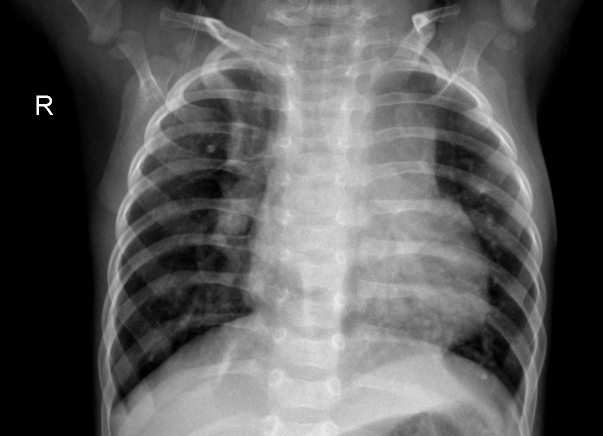
#> input picture LAB_02/Task_1_Chest_XRay/data/sample_xray.jpeg, 1206 x 871 px, found by its file name (shown at 1/2 size)
$ jupyter execute 'Q1_Image_Transformations (1).ipynb'
#> lines starting #> are read from the running program, lines starting #| are printed output that depends on the picture; after the words box and inside, x2 and y2 are one past the last pixel; in counts of white or black regions, pixels touching at a corner belong together; long printed decimals are rounded
# Q1: Image Transformations

[cell 1]
import cv2, numpy as np, matplotlib.pyplot as plt
from google.colab import files
plt.rcParams['figure.dpi'] = 100

def show(img, title="", ax=None, grid=False):
    ax = ax or plt.gca()
    ax.imshow(cv2.cvtColor(img, cv2.COLOR_BGR2RGB))
    ax.set_title(title)
    if grid: ax.grid(True, alpha=0.4)
    else: ax.axis('off')

def to3(M):
    # 2x3 affine matrix -> 3x3 homogeneous matrix
    return np.vstack([M, [0, 0, 1]]).astype(np.float64)

[cell 2]
img = None
try:
    up = files.upload()
#> the answer given: sample_xray.jpeg
    if up:
        img = cv2.imread(list(up.keys())[0])
#> img is the input picture: shape (871, 1206, 3); min 0, max 255, mean 89.7
except Exception as e:
    print("No upload:", e)

if img is None:
    from skimage import data
    img = cv2.cvtColor(data.astronaut(), cv2.COLOR_RGB2BGR)
    print("Using sample image")

# resize to a manageable size
scale = 400 / max(img.shape[:2])
#> scale = 0.332
img = cv2.resize(img, None, fx=scale, fy=scale)
#> img: shape (289, 400, 3)
h, w = img.shape[:2]
#> h = 289; w = 400
plt.figure(figsize=(4,4)); show(img, f"Original {w}x{h}"); plt.show()

## (a) 2D transformations: translation, rotation, scaling, shearing
Each is a 3x3 matrix applied to pixel coordinates. All results are drawn on a larger canvas with axes so you can see the **position and shape** change.

[cell 3]
margin = 0.4
W2, H2 = int(w*(1+2*margin)), int(h*(1+2*margin))
#> W2 = 720; H2 = 520
T0 = np.array([[1,0,margin*w],[0,1,margin*h],[0,0,1]], float)   # puts the image in the middle of the canvas
#> T0 = [[1, 0, 160], [0, 1, 115.6], [0, 0, 1]]

def apply(M3):
    return cv2.warpAffine(img, (T0 @ M3)[:2], (W2, H2), borderValue=(60,60,60))

cx, cy = w/2, h/2
#> cx = 200
transforms = {
 "Original":            np.eye(3),
 "Translation (60,40)": np.array([[1,0,60],[0,1,40],[0,0,1]], float),
 "Rotation 30 deg":     to3(cv2.getRotationMatrix2D((cx,cy), 30, 1.0)),
 "Scaling 0.6x":        to3(cv2.getRotationMatrix2D((cx,cy), 0, 0.6)),
 "Scaling 1.3x":        to3(cv2.getRotationMatrix2D((cx,cy), 0, 1.3)),
 "Shear in x (0.4)":    np.array([[1,0.4,-0.4*cy],[0,1,0],[0,0,1]], float),
 "Shear in y (0.3)":    np.array([[1,0,0],[0.3,1,-0.3*cx],[0,0,1]], float),
}
fig, axes = plt.subplots(2, 4, figsize=(18, 8))
for ax, (name, M) in zip(axes.ravel(), transforms.items()):
    show(apply(M), name, ax, grid=True)
axes.ravel()[-1].axis('off')
plt.tight_layout(); plt.show()
#> after `plt.tight_layout()`:
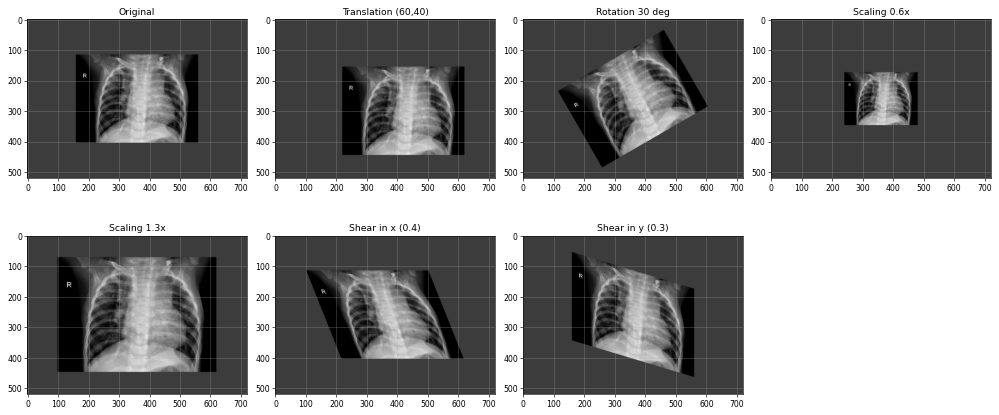
#> figure drawn by matplotlib, 7 panels

**Observation:** translation only moves the image; rotation turns it (shape/size preserved); scaling changes size; shearing slants it so rectangles become parallelograms (angles change, but the image is still a flat 2D shape).

## (b) 3D transformation (cube rotated / moved along x, y, z)
A cube is rotated about each axis and translated along x, y, z using 4x4 homogeneous matrices.

[cell 4]
from mpl_toolkits.mplot3d.art3d import Poly3DCollection

V = np.array([[x,y,z] for x in (-1,1) for y in (-1,1) for z in (-1,1)], float)
faces_idx = [[0,1,3,2],[4,5,7,6],[0,1,5,4],[2,3,7,6],[0,2,6,4],[1,3,7,5]]

def Rx(a): a=np.radians(a); return np.array([[1,0,0,0],[0,np.cos(a),-np.sin(a),0],[0,np.sin(a),np.cos(a),0],[0,0,0,1]])
def Ry(a): a=np.radians(a); return np.array([[np.cos(a),0,np.sin(a),0],[0,1,0,0],[-np.sin(a),0,np.cos(a),0],[0,0,0,1]])
def Rz(a): a=np.radians(a); return np.array([[np.cos(a),-np.sin(a),0,0],[np.sin(a),np.cos(a),0,0],[0,0,1,0],[0,0,0,1]])
def Tr(tx,ty,tz): M=np.eye(4); M[:3,3]=[tx,ty,tz]; return M

def transform(M):
    Vh = np.hstack([V, np.ones((8,1))])
    return (M @ Vh.T).T[:, :3]

cases = {
 "Original": np.eye(4),
 "Rotate X 45°": Rx(45),
 "Rotate Y 45°": Ry(45),
 "Rotate Z 45°": Rz(45),
 "Translate (3,2,1)": Tr(3,2,1),
 "Rx45 · Ry30 · Rz20 + move": Tr(3,2,1) @ Rz(20) @ Ry(30) @ Rx(45),
}
fig = plt.figure(figsize=(18,10))
for i,(name,M) in enumerate(cases.items(),1):
    ax = fig.add_subplot(2,3,i, projection='3d')
    ref = transform(np.eye(4))
    ax.add_collection3d(Poly3DCollection([ref[f] for f in faces_idx], alpha=0.08, facecolor='gray', edgecolor='gray'))
    P = transform(M)
    ax.add_collection3d(Poly3DCollection([P[f] for f in faces_idx], alpha=0.5, facecolor='tab:blue', edgecolor='k'))
    ax.set_xlim(-3,5); ax.set_ylim(-3,5); ax.set_zlim(-3,5)
    ax.set_xlabel('X'); ax.set_ylabel('Y'); ax.set_zlabel('Z'); ax.set_title(name)
plt.tight_layout(); plt.show()
#> after `plt.tight_layout()`:
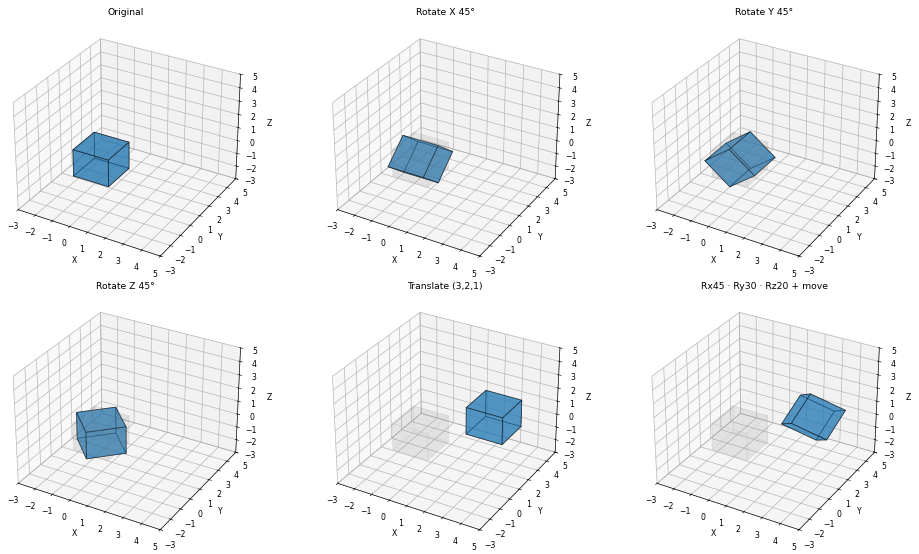
#> figure drawn by matplotlib, 6 panels

## (c) Homogeneous coordinates
A 2D point (x, y) is written as **(x, y, 1)**. In general (x, y, w) represents the point (x/w, y/w).

**Why the extra coordinate?**
1. A 2x2 matrix can do rotation, scaling and shear, but **cannot do translation** (it is an addition, not a multiplication).
2. With the extra coordinate, translation becomes a matrix multiplication, so **all transforms are 3x3 matrices** and can be **combined by multiplying matrices** (one matrix for a whole pipeline).
3. It lets us represent **projective transforms** (perspective) and points at infinity (w = 0), which is essential in camera models and homography in computer vision.

[cell 5]
p = np.array([4, 3])
ph = np.array([4, 3, 1])
print("Point:", p, " -> homogeneous:", ph)

T = np.array([[1,0,2],[0,1,5],[0,0,1]], float)                  # translate by (2,5)
th = np.radians(90)
R = np.array([[np.cos(th),-np.sin(th),0],[np.sin(th),np.cos(th),0],[0,0,1]])   # rotate 90 deg
S = np.diag([2,2,1.0])                                          # scale 2x

print("Translated:", T @ ph)
print("Rotated   :", np.round(R @ ph, 3))
print("Scaled    :", S @ ph)

M = T @ R @ S                                                    # one combined matrix: scale -> rotate -> translate
res = M @ ph
print("Combined matrix:\n", np.round(M,3))
print("Combined result (x,y):", np.round(res[:2]/res[2],3))

# scale invariance: (8,6,2) is the same point as (4,3,1)
q = np.array([8,6,2]); print("(8,6,2) ->", q[:2]/q[2])

plt.figure(figsize=(5,5))
for pt,lab in [(p,'P(4,3)'), ((T@ph)[:2],'Translated'), ((R@ph)[:2],'Rotated 90°'), ((S@ph)[:2],'Scaled 2x'), (res[:2],'Combined')]:
    plt.scatter(*pt); plt.annotate(lab, pt)
plt.axhline(0,c='k',lw=.5); plt.axvline(0,c='k',lw=.5); plt.grid(True); plt.axis('equal'); plt.title("Point under homogeneous transforms"); plt.show()
#> after `plt.axhline(0, c='k', lw=0.5)`:
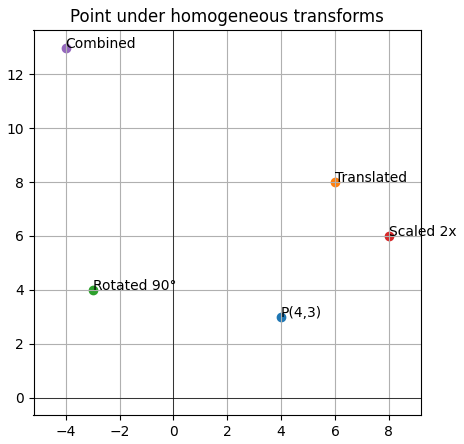
#> figure drawn by matplotlib, 1 panel

## (d) Affine transformation
An affine transform (6 DOF) is defined by 3 point pairs. A green grid is drawn on the image first, so we can check whether **straight lines stay straight** (and parallel lines stay parallel).

[cell 6]
grid_img = img.copy()
for x in range(0, w, 40): cv2.line(grid_img, (x,0), (x,h-1), (0,255,0), 1)
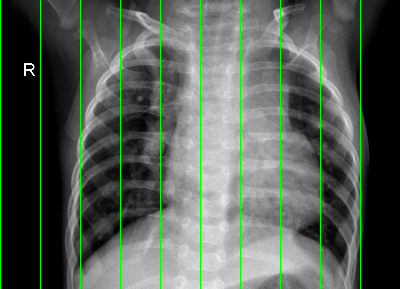
#> grid_img: shape (289, 400, 3); mean B, G, R 87.4, 93.7, 87.4
for y in range(0, h, 40): cv2.line(grid_img, (0,y), (w-1,y), (0,255,0), 1)
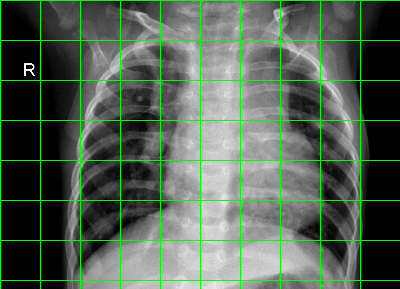
#> grid_img: shape (289, 400, 3); 2.7% of pixels changed, all inside (x1, y1, x2, y2) = (1, 0, 400, 281)

src = np.float32([[0,0],[w-1,0],[0,h-1]])
dst = np.float32([[0.15*w,0.2*h],[0.85*w,0.05*h],[0.3*w,0.95*h]])
A = cv2.getAffineTransform(src, dst)
#> A = [[0.702, 0.208, 60], [-0.109, 0.753, 57.8]]
print("Affine matrix:\n", A)
#| Affine matrix:
#|  [[ 0.7018  0.2083 60.        ]
#|  [-0.1086  0.7526 57.800]]
aff = cv2.warpAffine(grid_img, A, (w, h), borderValue=(60,60,60))
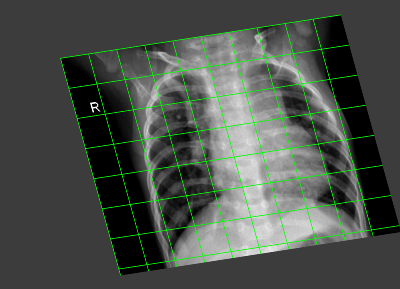
#> aff: shape (289, 400, 3); mean B, G, R 73.8, 81.1, 73.8

fig, ax = plt.subplots(1,2, figsize=(11,5))
show(grid_img, "Original with grid", ax[0]); show(aff, "After affine transform", ax[1])
plt.tight_layout(); plt.show()

# numerical check: two parallel lines (horizontal) before/after
def tf(pt): v = A @ np.array([pt[0],pt[1],1.0]); return v
#> called with pt = (0, 10)
#> after `v = A @ np.array([pt[0], pt[1], 1.0])`: v = [62.08, 65.33]
l1 = (tf((0,10)), tf((w-1,10)));  l2 = (tf((0,100)), tf((w-1,100)))
#> after `l1 = (tf((0, 10)), tf((w - 1, 10)))`: l1 = ([62.08, 65.33], [342.1, 21.98])
#> after `l2 = (tf((0, 100)), tf((w - 1, 100)))`: l2 = ([80.83, 133.1], [360.8, 89.71])
d1, d2 = l1[1]-l1[0], l2[1]-l2[0]
#> d1 = [280, -43.35]; d2 = [280, -43.35]
cross = d1[0]*d2[1]-d1[1]*d2[0]
#> cross = 0
mid = tf((w/2,10))
#> mid = [202.4, 43.6]
collinear = (l1[1]-l1[0])[0]*(mid-l1[0])[1]-(l1[1]-l1[0])[1]*(mid-l1[0])[0]
#> collinear = -9.09e-13
print("Parallel lines still parallel? cross product =", round(cross,6), "->", abs(cross)<1e-6)
#| Parallel lines still parallel? cross product = 0.0 -> True
print("Mid-point still on the same line? cross =", round(collinear,6), "->", abs(collinear)<1e-6)
#| Mid-point still on the same line? cross = -0.0 -> True

## (e) Projective transformation (homography): make a slanted book look flat

[cell 7]
book = None
try:
    up2 = files.upload()
#> the answer given: sample_xray.jpeg
    if up2:
        book = cv2.imread(list(up2.keys())[0])
except Exception as e:
    print("No upload:", e)

if book is None:
    # synthetic slanted "book" if nothing uploaded
    flat = np.full((300,220,3), (230,230,230), np.uint8)
    cv2.rectangle(flat,(0,0),(219,299),(20,60,160),8)
    cv2.putText(flat,"COMPUTER",(25,110),cv2.FONT_HERSHEY_SIMPLEX,0.9,(0,0,0),2)
    cv2.putText(flat,"VISION",(45,160),cv2.FONT_HERSHEY_SIMPLEX,1.1,(0,0,200),3)
    s = np.float32([[0,0],[219,0],[219,299],[0,299]])
    d = np.float32([[120,60],[400,20],[430,330],[90,380]])
    book = np.full((420,520,3), 40, np.uint8)
    mask = cv2.warpPerspective(np.full_like(flat,255), cv2.getPerspectiveTransform(s,d), (520,420))
    warped = cv2.warpPerspective(flat, cv2.getPerspectiveTransform(s,d), (520,420))
    book = np.where(mask>0, warped, book)
    print("Using synthetic slanted book")

sc = 800 / max(book.shape[:2])
if sc < 1: book = cv2.resize(book, None, fx=sc, fy=sc)
plt.figure(figsize=(7,6)); show(book, "Input (slanted)", grid=True); plt.axis('on'); plt.show()

[cell 8]
MANUAL_PTS = [[90, 60], [550, 0], [760, 260], [240, 410]]   # in order: top-left, top-right, bottom-right, bottom-left

def order_points(pts):
    pts = np.array(pts, dtype=np.float32).reshape(4,2)
    s = pts.sum(1); d = np.diff(pts, axis=1).ravel()
    return np.float32([pts[np.argmin(s)], pts[np.argmin(d)], pts[np.argmax(s)], pts[np.argmax(d)]])

def detect_quad(image):
    g = cv2.GaussianBlur(cv2.cvtColor(image, cv2.COLOR_BGR2GRAY), (5,5), 0)
    for edges in (cv2.Canny(g,50,150), cv2.threshold(g,0,255,cv2.THRESH_BINARY+cv2.THRESH_OTSU)[1]):
        edges = cv2.dilate(edges, np.ones((3,3),np.uint8))
        cnts,_ = cv2.findContours(edges, cv2.RETR_EXTERNAL, cv2.CHAIN_APPROX_SIMPLE)
        for c in sorted(cnts, key=cv2.contourArea, reverse=True)[:5]:
            ap = cv2.approxPolyDP(c, 0.02*cv2.arcLength(c,True), True)
            if len(ap)==4 and cv2.contourArea(ap) > 0.1*image.shape[0]*image.shape[1]:
                return order_points(ap)
    return None

pts = order_points(MANUAL_PTS) if MANUAL_PTS is not None else detect_quad(book)
#> pts = [[90, 60], [550, 0], [760, 260], [240, 410]]
if pts is None:
    raise SystemExit("Auto-detect failed: set MANUAL_PTS above using the gridded image.")
print("Corners (TL,TR,BR,BL):\n", pts)
#| Corners (TL,TR,BR,BL):
#|  [[ 90.  60.]
#|  [550.   0.]
#|  [760. 260.]
#|  [240. 410.]]

tl,tr,br,bl = pts
#> tl = [90, 60]; tr = [550, 0]; br = [760, 260]; bl = [240, 410]
outW = int(max(np.linalg.norm(br-bl), np.linalg.norm(tr-tl)))
#> outW = 541
outH = int(max(np.linalg.norm(tr-br), np.linalg.norm(tl-bl)))
#> outH = 380
dst = np.float32([[0,0],[outW-1,0],[outW-1,outH-1],[0,outH-1]])
#> dst = [[0, 0], [540, 0], [540, 379], [0, 379]]

H = cv2.getPerspectiveTransform(pts, dst)
#> H = [[0.931, -0.399, -59.83], [0.173, 1.33, -95.27], [-0.000296, 0.000893, 1]]
print("Homography matrix H:\n", np.round(H,5))
#| Homography matrix H:
#|  [[ 9.306400e-01 -3.988500e-01 -5.982701e+01]
#|  [ 1.732100e-01  1.327940e+00 -9.526559e+01]
#|  [-3.000000e-04  8.900000e-04  1.000000e+00]]
flat = cv2.warpPerspective(book, H, (outW, outH))
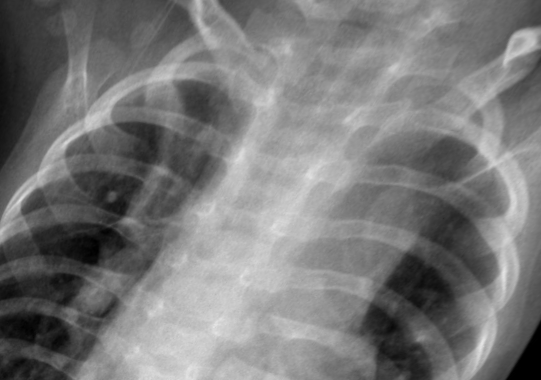
#> flat: shape (380, 541, 3); min 0, max 228, mean 120.3

marked = book.copy()
cv2.polylines(marked, [pts.astype(int)], True, (0,255,0), 3)
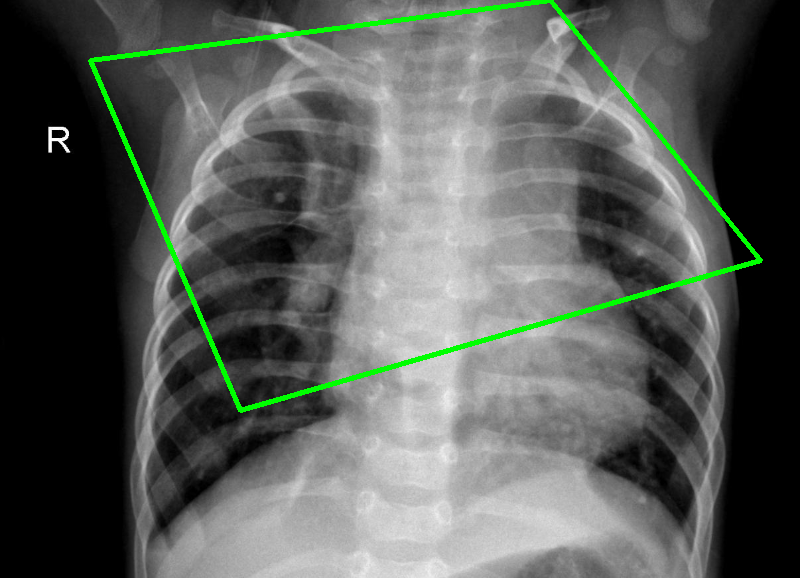
#> marked: shape (578, 800, 3); mean B, G, R 87.9, 92.6, 87.9
for p_ in pts.astype(int): cv2.circle(marked, tuple(p_), 7, (0,0,255), -1)
#> this loop made 4 passes
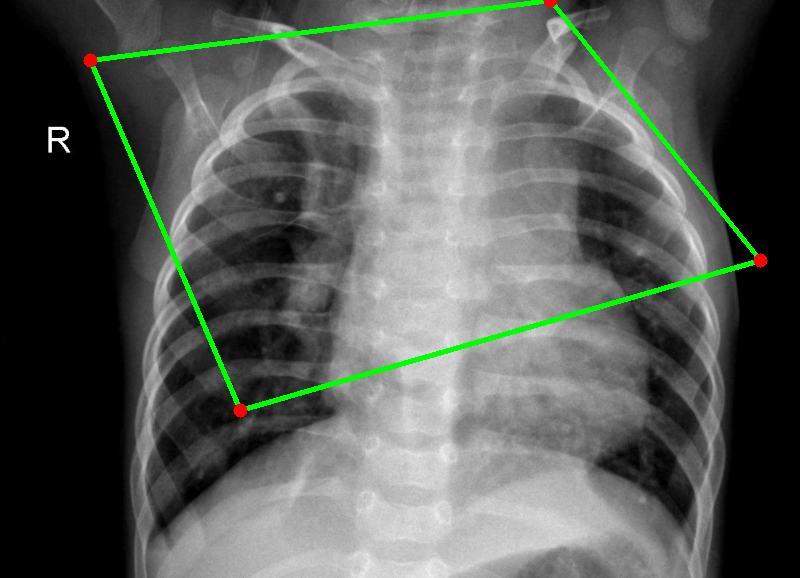
#> marked: shape (578, 800, 3); 0.11% of pixels changed, all inside (x1, y1, x2, y2) = (83, 0, 768, 418)

fig, ax = plt.subplots(1,2, figsize=(14,6))
show(marked, "Detected corners", ax[0]); show(flat, "Corrected (top-down) view", ax[1])
plt.tight_layout(); plt.show()
#> after `plt.tight_layout()`:
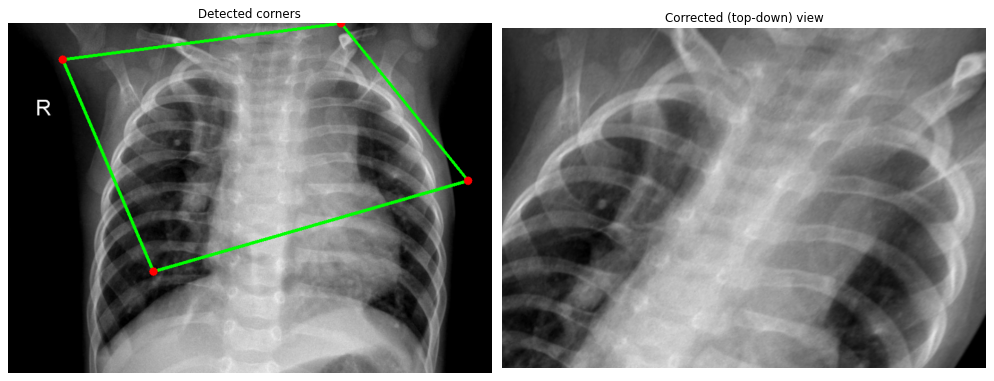
#> figure drawn by matplotlib, 2 panels
cv2.imwrite("corrected.png", flat)
#> Out = True
